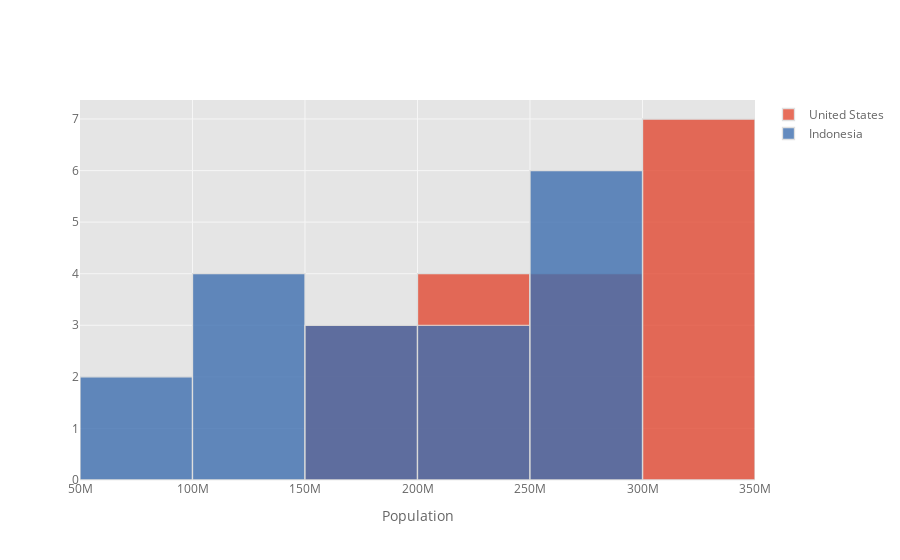

This figure's notebook cell:
### Markdown cell above
## Histogram

### Code cell
df_population[['United States', 'Indonesia']].iplot(kind='hist',
                                                xTitle='Population')

### Figure 1 — Plotly figure (JSON) as saved in the notebook; plotly's stock layout.template omitted (floating-point values rounded to 4 significant figures)
{"data": [{"histfunc": "count", "histnorm": "", "marker": {"color": "rgba(226, 74, 51, 1.0)", "line": {"color": "#D9D9D9", "width": 1.3}}, "name": "United States", "opacity": 0.8, "orientation": "v", "type": "histogram", "x": [171685336, 186720571, 199733676, 209513341, 219081251, 229476354, 240499825, 252120309, 265163745, 281710909, 294993511, 309011475, 320878310, 323015995, 325084756, 327096265, 329064917, 331002651]}, {"histfunc": "count", "histnorm": "", "marker": {"color": "rgba(62, 111, 176, 1.0)", "line": {"color": "#D9D9D9", "width": 1.3}}, "name": "Indonesia", "opacity": 0.8, "orientation": "v", "type": "histogram", "x": [77273425, 87751068, 100267062, 114793178, 130680727, 147447836, 164982451, 181413402, 196934260, 211513823, 226289470, 241834215, 258383256, 261556381, 264650963, 267670543, 270625568, 273523615]}], "layout": {"autosize": true, "barmode": "overlay", "legend": {"bgcolor": "#FFFFFF", "font": {"color": "#666666"}}, "paper_bgcolor": "#FFFFFF", "plot_bgcolor": "#E5E5E5", "title": {"font": {"color": "#151516"}}, "xaxis": {"autorange": true, "gridcolor": "#F6F6F6", "range": [50000000.0, 350000000.0], "showgrid": true, "tickfont": {"color": "#666666"}, "title": {"font": {"color": "#666666"}, "text": "Population"}, "type": "linear", "zerolinecolor": "#F6F6F6"}, "yaxis": {"autorange": true, "gridcolor": "#F6F6F6", "range": [0, 7.368], "showgrid": true, "tickfont": {"color": "#666666"}, "title": {"font": {"color": "#666666"}, "text": ""}, "zerolinecolor": "#F6F6F6"}}}
